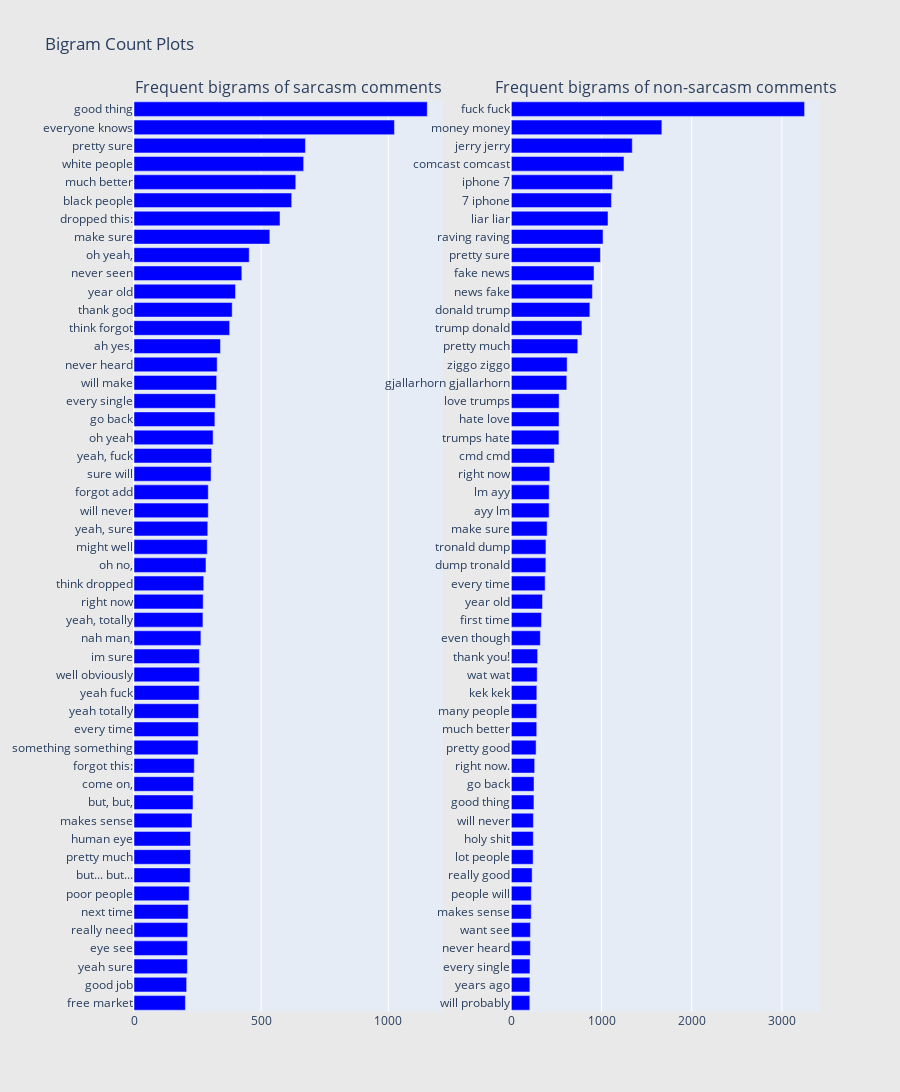

Source (notebook cell):
### Code cell
fig = subplots.make_subplots(rows=1, cols=2, vertical_spacing=0.04,
                          subplot_titles=['Frequent bigrams of sarcasm comments',
                                          'Frequent bigrams of non-sarcasm comments'])


fig.append_trace(prepare_data(train1, 2), 1, 1)
fig.append_trace(prepare_data(train0, 2), 1, 2)
fig['layout'].update(height=1200, width=900,
                     paper_bgcolor='rgb(233,233,233)',
                     title='Bigram Count Plots')
py.iplot(fig, filename='word-plots')

### Figure 1 — Plotly figure (JSON) as saved in the notebook; plotly's stock layout.template omitted (floating-point values rounded to 4 significant figures)
{"data": [{"marker": {"color": "blue"}, "orientation": "h", "showlegend": false, "type": "bar", "x": [202, 207, 210, 210, 211, 213, 217, 221, 222, 222, 228, 232, 234, 237, 252, 253, 254, 256, 257, 257, 263, 271, 272, 274, 283, 288, 290, 292, 292, 303, 305, 311, 318, 320, 325, 327, 340, 376, 386, 399, 424, 453, 534, 574, 620, 636, 667, 674, 1024, 1153], "xaxis": "x", "y": ["free market", "good job", "yeah sure", "eye see", "really need", "next time", "poor people", "but... but...", "pretty much", "human eye", "makes sense", "but, but,", "come on,", "forgot this:", "something something", "every time", "yeah totally", "yeah fuck", "well obviously", "im sure", "nah man,", "yeah, totally", "right now", "think dropped", "oh no,", "might well", "yeah, sure", "will never", "forgot add", "sure will", "yeah, fuck", "oh yeah", "go back", "every single", "will make", "never heard", "ah yes,", "think forgot", "thank god", "year old", "never seen", "oh yeah,", "make sure", "dropped this:", "black people", "much better", "white people", "pretty sure", "everyone knows", "good thing"], "yaxis": "y"}, {"marker": {"color": "blue"}, "orientation": "h", "showlegend": false, "type": "bar", "x": [205, 206, 207, 212, 212, 221, 222, 231, 242, 244, 245, 251, 252, 259, 275, 282, 282, 283, 287, 292, 322, 335, 346, 375, 383, 384, 397, 419, 420, 427, 477, 528, 529, 530, 615, 619, 737, 783, 871, 899, 917, 988, 1017, 1072, 1110, 1123, 1249, 1341, 1669, 3251], "xaxis": "x2", "y": ["will probably", "years ago", "every single", "never heard", "want see", "makes sense", "people will", "really good", "lot people", "holy shit", "will never", "good thing", "go back", "right now.", "pretty good", "much better", "many people", "kek kek", "wat wat", "thank you!", "even though", "first time", "year old", "every time", "dump tronald", "tronald dump", "make sure", "ayy lm", "lm ayy", "right now", "cmd cmd", "trumps hate", "hate love", "love trumps", "gjallarhorn gjallarhorn", "ziggo ziggo", "pretty much", "trump donald", "donald trump", "news fake", "fake news", "pretty sure", "raving raving", "liar liar", "7 iphone", "iphone 7", "comcast comcast", "jerry jerry", "money money", "fuck fuck"], "yaxis": "y2"}], "layout": {"annotations": [{"font": {"size": 16}, "showarrow": false, "text": "Frequent bigrams of sarcasm comments", "x": 0.225, "xanchor": "center", "xref": "paper", "y": 1, "yanchor": "bottom", "yref": "paper"}, {"font": {"size": 16}, "showarrow": false, "text": "Frequent bigrams of non-sarcasm comments", "x": 0.775, "xanchor": "center", "xref": "paper", "y": 1, "yanchor": "bottom", "yref": "paper"}], "height": 1200, "paper_bgcolor": "rgb(233,233,233)", "title": {"text": "Bigram Count Plots"}, "width": 900, "xaxis": {"anchor": "y", "domain": [0, 0.45]}, "xaxis2": {"anchor": "y2", "domain": [0.55, 1]}, "yaxis": {"anchor": "x", "domain": [0, 1]}, "yaxis2": {"anchor": "x2", "domain": [0, 1]}}}
